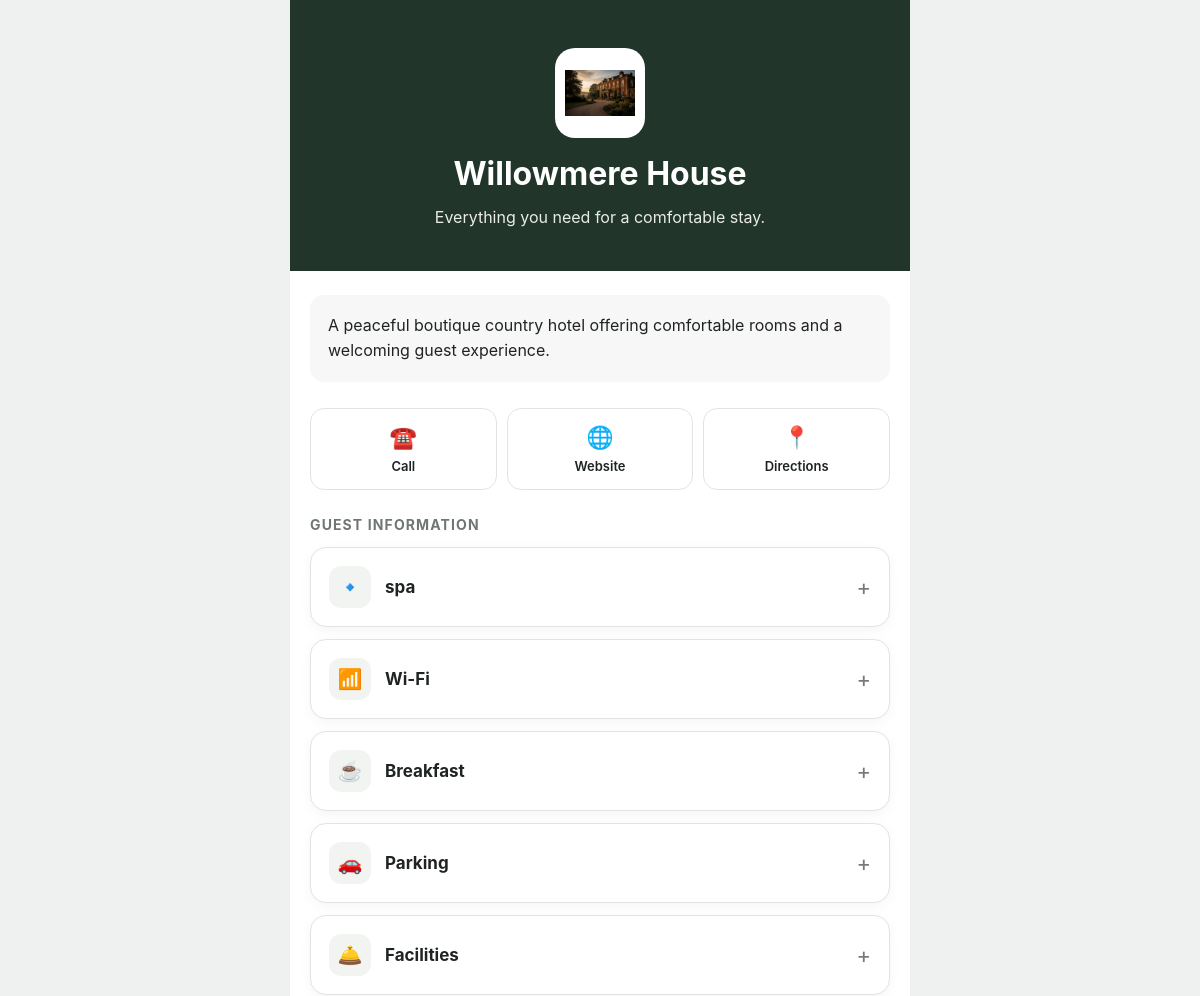
The page /p/willowmere-house/ (signed in, upper part) on the database as committed earlier.
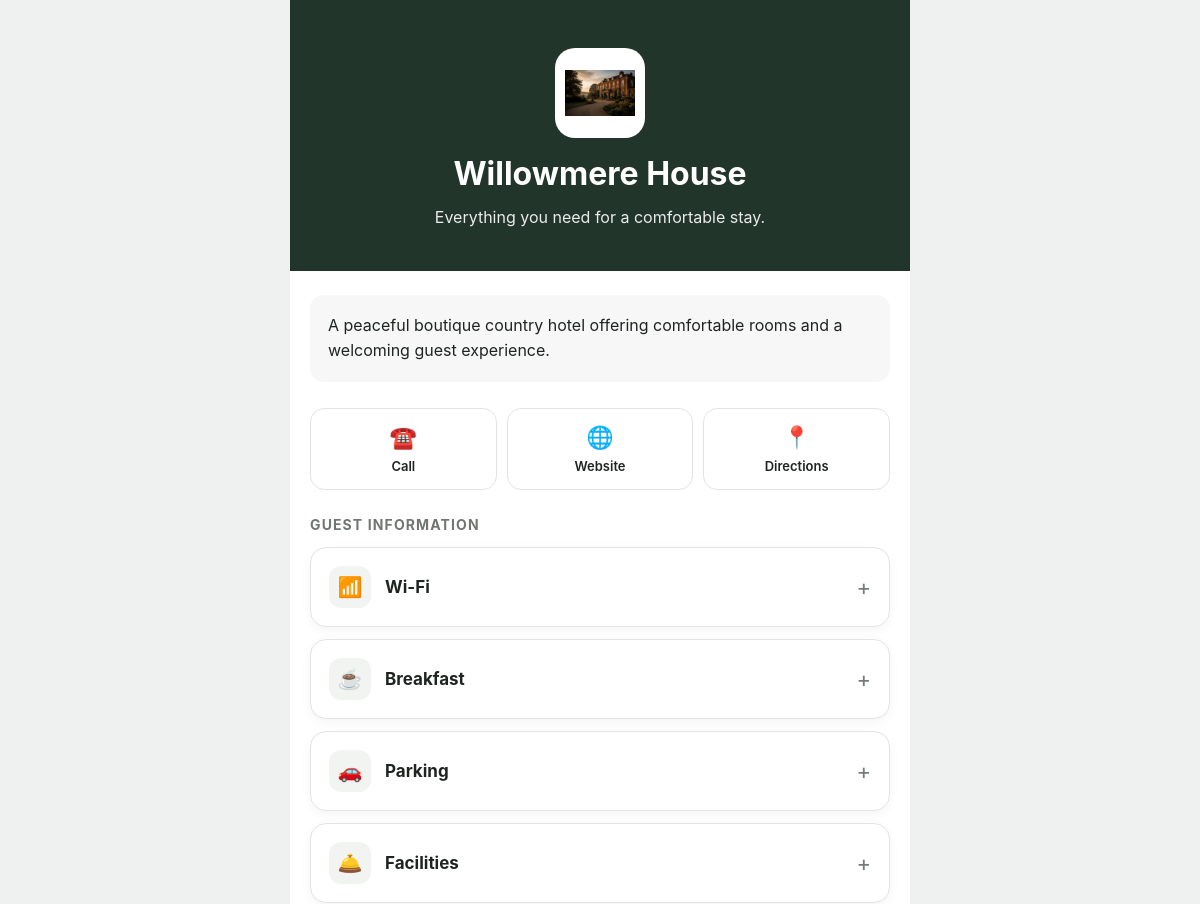
The same page on the database as committed later.
### properties/models.py (models this page shows, shortened)
class GuestSection(models.Model):
    ICON_CHOICES = [
    ("info", "Information"),
    ("wifi", "Wi-Fi"),
    ("breakfast", "Breakfast / Dining"),
    ("parking", "Parking"),
    ("checkout", "Check-in / Check-out"),
    ("facilities", "Facilities"),
    ("local", "Local Area"),
    ("faq", "FAQ"),
    ("contact", "Contact"),
    ]
    SECTION_TYPE_CHOICES = [
    ("generic", "General information"),
    ("wifi", "Wi-Fi"),
    ("stay_times", "Check-in / Check-out"),
    ("breakfast", "Breakfast / Dining"),
    ("parking", "Parking"),
    ("facilities", "Facilities"),
    ("local_area", "Local Area"),
    ("faq", "FAQ"),
    ]
    property = models.ForeignKey(
        Property,
        on_delete=models.CASCADE,
        related_name="guest_sections",
    )
    title = models.CharField(max_length=100)
    slug = models.SlugField()
    section_type = models.CharField(
        max_length=30,
        choices=SECTION_TYPE_CHOICES,
        default="generic",
    )
    icon = models.CharField(
        max_length=50,
        choices=ICON_CHOICES,
        default="info",
    )
    content = models.TextField(blank=True)
    wifi_network = models.CharField(
        max_length=150,
        blank=True,
    )
    wifi_password = models.CharField(
        max_length=150,
        blank=True,
    )
    check_in_time = models.CharField(
        max_length=50,
        blank=True,
    )
    check_out_time = models.CharField(
        max_length=50,
        blank=True,
    )
    check_times_note = models.CharField(
        max_length=255,
        blank=True,
    )
    breakfast_weekday_time = models.CharField(
        max_length=100,
        blank=True,
    )
    breakfast_weekend_time = models.CharField(
        max_length=100,
        blank=True,
    )
    breakfast_location = models.CharField(
        max_length=150,
        blank=True,
    )
    breakfast_note = models.CharField(
        max_length=255,
        blank=True,
    )
    parking_availability = models.CharField(
        max_length=150,
        blank=True,
    )
    parking_location = models.CharField(
        max_length=200,
        blank=True,
    )
    parking_registration = models.CharField(
        max_length=255,
        blank=True,
    )
    parking_note = models.CharField(
        max_length=255,
        blank=True,
    )
    copy_label = models.CharField(
        max_length=100,
        blank=True,
    )
    copy_value = models.CharField(
        max_length=255,
        blank=True,
    )
    action_label = models.CharField(
        max_length=100,
        blank=True,
    )
    action_url = models.URLField(
        blank=True,
    )
    sort_order = models.PositiveIntegerField(default=0)
    is_published = models.BooleanField(default=True)
    created_at = models.DateTimeField(auto_now_add=True)
    updated_at = models.DateTimeField(auto_now=True)
    class Meta:
        ordering = (
            "sort_order",
            "title",
        )
        constraints = [
            models.UniqueConstraint(
                fields=("property", "slug"),
                name="unique_guest_section_slug_per_property",
            )
        ]

### properties/views.py (the view)
@ensure_csrf_cookie
def guest_portal(request, slug):
    property_obj = get_object_or_404(
        Property,
        slug=slug,
        is_active=True,
    )
    session_key = get_guest_session_key(request)
    GuestPortalVisit.objects.create(
        property=property_obj,
        session_key=session_key,
    )
    sections = property_obj.guest_sections.filter(
        is_published=True,
    )
    context = {
        "property": property_obj,
        "sections": sections,
    }
    return render(
        request,
        "properties/guest_portal.html",
        context,
    )

### properties/views.py (called while the page is built)
def get_guest_session_key(request):
    if not request.session.session_key:
        request.session.create()
    return request.session.session_key

### properties/templates/properties/guest_portal.html (shortened to what this page needs)
<!DOCTYPE html>
<html lang="en">
<head>
</head>
<body>
<div class="page">
    <header
        class="hero"
        style="background-color: {{ property.primary_colour }};"
    >
        {% if property.logo %}
            <div class="property-logo">
                <img
                    src="{{ property.logo.url }}"
                    alt="{{ property.name }} logo"
                >
            </div>
        {% else %}
            <div class="brand-mark">
                {{ property.name|slice:":1" }}
            </div>
        {% endif %}
        <h1>{{ property.name }}</h1>
        <p>
            Everything you need for a comfortable stay.
        </p>
    </header>
    <main class="content">
        {% if property.description %}
            <section class="welcome">
                <p>
                    {{ property.description }}
                </p>
            </section>
        {% endif %}
        <section class="quick-actions">
            {% if property.phone %}
                <a
                    class="quick-action"
                    href="tel:{{ property.phone }}"
                >
                    <span class="quick-action-icon">☎️</span>
                    <span>Call</span>
                </a>
            {% endif %}
            {% if property.website %}
                <a
                    class="quick-action"
                    href="{{ property.website }}"
                    target="_blank"
                    rel="noopener noreferrer"
                >
                    <span class="quick-action-icon">🌐</span>
                    <span>Website</span>
                </a>
            {% endif %}
            {% if property.address %}
                <a
                    class="quick-action"
                    href="https://www.google.com/maps/search/?api=1&query={{ property.address|urlencode }}"
                    target="_blank"
                    rel="noopener noreferrer"
                >
                    <span class="quick-action-icon">📍</span>
                    <span>Directions</span>
                </a>
            {% endif %}
        </section>
        <h2 class="section-heading">
            Guest information
        </h2>
        <section class="sections">
            {% for section in sections %}
                <details
                    class="section-card"
                    id="{{ section.slug }}"
                    data-track-url="{% url 'properties:track_section_view' property.slug section.id %}"
                >
                    <summary>
                        <div class="section-icon">
                            {% if section.icon == "wifi" %}
                                📶
                            {% elif section.icon == "breakfast" %}
                                ☕
                            {% elif section.icon == "parking" %}
                                🚗
                            {% elif section.icon == "checkout" %}
                                🕒
                            {% elif section.icon == "facilities" %}
                                🛎️
                            {% elif section.icon == "local" %}
                                📍
                            {% elif section.icon == "faq" %}
                                ❓
                            {% elif section.icon == "contact" %}
                                ☎️
                            {% else %}
                                🔹
                            {% endif %}
                        </div>
                        <div class="section-title">
                            {{ section.title }}
                        </div>
                        <div class="section-arrow">
                            +
                        </div>
                    </summary>
                </details>
            {% empty %}
                <p>
                    Guest information is currently unavailable.
                </p>
            {% endfor %}
        </section>
    </main>
</div>
</body>
</html>

Rows that differ between the two databases and show on the page:
removed GuestSection: title "spa"
